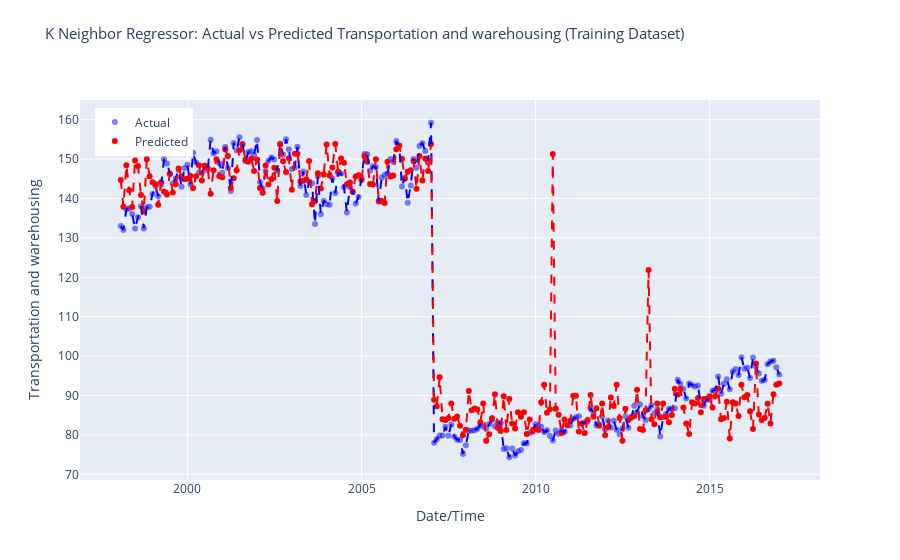

The notebook cell saved with this chart:
### Code cell
# Make predictions on the test dataset
predictions = pycr.predict_model(model_tuned, data = train_data)
predictions.head()

r2 = r2_score(predictions['Transportation and warehousing'], predictions['prediction_label'])
print('R-squared (R2) Score:', r2)

# Sort predictions DataFrame by index
predictions.sort_index(inplace=True)

# Create Plotly figure
fig = make_subplots(rows=1, cols=1, shared_xaxes=True, shared_yaxes=True)

# Add scatter plot for actual values
fig.add_trace(go.Scatter(x=predictions.index, y=predictions['Transportation and warehousing'],
                         mode='markers', marker=dict(color='blue', opacity=0.5),
                         name='Actual'), row=1, col=1)

# Add scatter plot for predicted values
fig.add_trace(go.Scatter(x=predictions.index, y=predictions['prediction_label'],
                         mode='markers', marker=dict(color='red'),
                         name='Predicted'), row=1, col=1)

# Add lines for sorted actual values
fig.add_trace(go.Scatter(x=predictions.index, y=predictions['Transportation and warehousing'].sort_index(),
                         mode='lines', line=dict(color='blue', dash='dash'),
                         showlegend=False), row=1, col=1)

# Add lines for sorted predicted values
fig.add_trace(go.Scatter(x=predictions.index, y=predictions['prediction_label'].sort_index(),
                         mode='lines', line=dict(color='red', dash='dash'),
                         showlegend=False), row=1, col=1)

fig.update_layout(title_text='K Neighbor Regressor: Actual vs Predicted Transportation and warehousing (Training Dataset)',
                  title_font_size=15, title_y=0.95,  # Adjusted title_y value
                  xaxis_title='Date/Time', yaxis_title='Transportation and warehousing',
                  legend=dict(x=0.02, y=0.98),
                  grid=dict(rows=1, columns=1, ygap=0.2))

# Show interactive plot
fig.show()

### Figure 1 — Plotly figure (JSON) as saved in the notebook; plotly's stock layout.template omitted (floating-point values rounded to 4 significant figures; data arrays with more than 128 entries replaced by an {"elided": "..."} marker saying what was removed)
{"data": [{"marker": {"color": "blue", "opacity": 0.5}, "mode": "markers", "name": "Actual", "type": "scatter", "x": {"elided": "228 str values"}, "xaxis": "x", "y": {"elided": "228 float values"}, "yaxis": "y"}, {"marker": {"color": "red"}, "mode": "markers", "name": "Predicted", "type": "scatter", "x": {"elided": "228 str values"}, "xaxis": "x", "y": {"elided": "228 float values"}, "yaxis": "y"}, {"line": {"color": "blue", "dash": "dash"}, "mode": "lines", "showlegend": false, "type": "scatter", "x": {"elided": "228 str values"}, "xaxis": "x", "y": {"elided": "228 float values"}, "yaxis": "y"}, {"line": {"color": "red", "dash": "dash"}, "mode": "lines", "showlegend": false, "type": "scatter", "x": {"elided": "228 str values"}, "xaxis": "x", "y": {"elided": "228 float values"}, "yaxis": "y"}], "layout": {"grid": {"columns": 1, "rows": 1, "ygap": 0.2}, "legend": {"x": 0.02, "y": 0.98}, "title": {"font": {"size": 15}, "text": "K Neighbor Regressor: Actual vs Predicted Transportation and warehousing (Training Dataset)", "y": 0.95}, "xaxis": {"anchor": "y", "domain": [0, 1], "title": {"text": "Date/Time"}}, "yaxis": {"anchor": "x", "domain": [0, 1], "title": {"text": "Transportation and warehousing"}}}}
